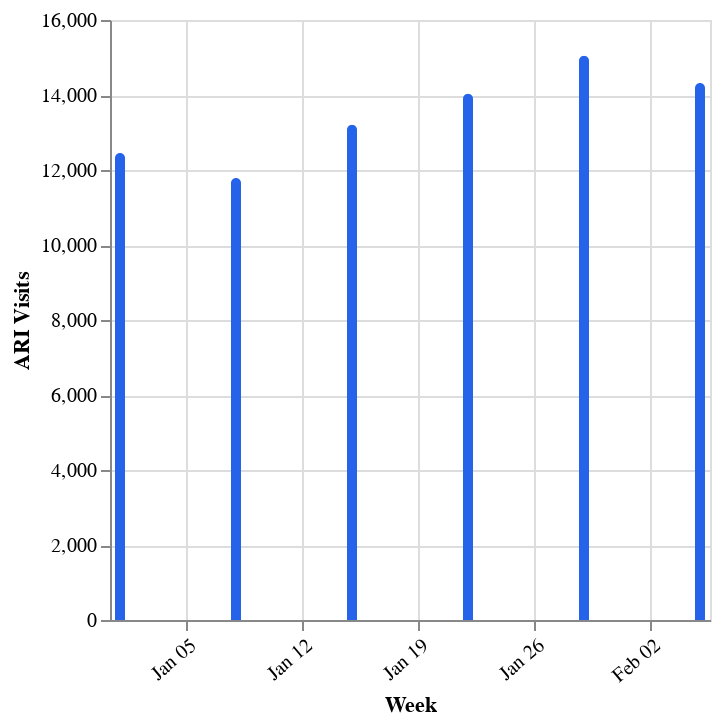

Vega-Lite specification for this chart:
### Vega-Lite specification from a JSON file in a GitHub repository (floating-point values rounded to 4 significant figures)
{"$schema": "https://vega.github.io/schema/vega-lite/v5.json", "description": "Weekly ARI visits in NYC", "width": "container", "height": 300, "data": {"values": [{"week": "2025-01-01", "visits": 12456}, {"week": "2025-01-08", "visits": 11789}, {"week": "2025-01-15", "visits": 13210}, {"week": "2025-01-22", "visits": 14032}, {"week": "2025-01-29", "visits": 15044}, {"week": "2025-02-05", "visits": 14321}]}, "mark": {"type": "bar", "cornerRadiusTopLeft": 4, "cornerRadiusTopRight": 4}, "encoding": {"x": {"field": "week", "type": "temporal", "title": "Week", "axis": {"format": "%b %d", "labelAngle": -40}}, "y": {"field": "visits", "type": "quantitative", "title": "ARI Visits"}, "color": {"value": "#2563EB"}, "tooltip": [{"field": "week", "type": "temporal", "title": "Week"}, {"field": "visits", "type": "quantitative", "title": "Visits"}]}}
